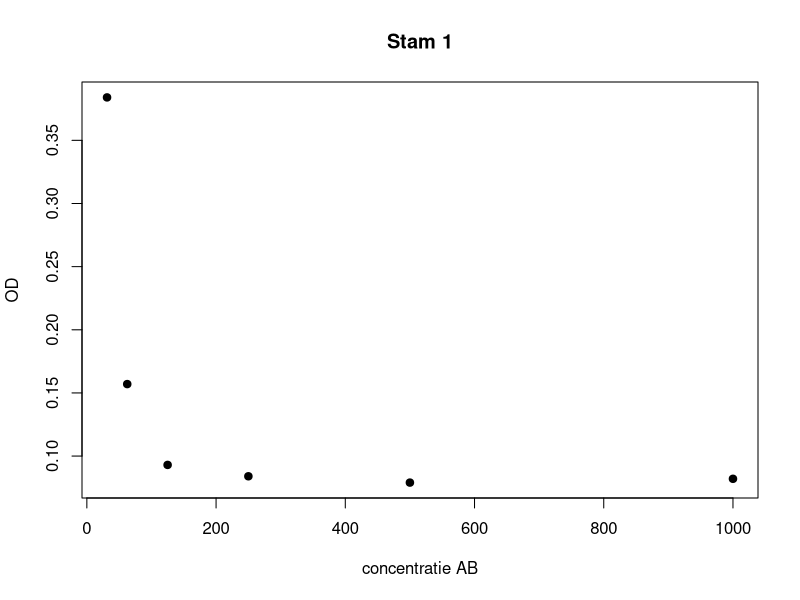
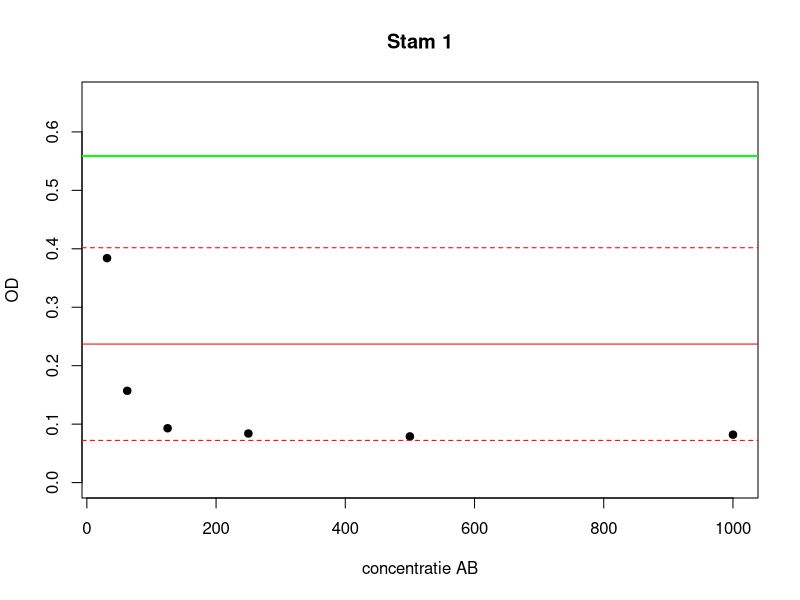

These charts were generated, in order, by the following R code:
## ---- chunk 1
knitr::opts_chunk$set(echo = TRUE)
## ---- chunk 2
library(psych)
## ---- chunk 3
d1 <-read.csv("Werkcollege_statistiek_Thema_1/OD250.csv")
## ---- chunk 4
dim(d1)
head(d1)
## ---- chunk 5
describeBy(d1$OD250, group = d1$stam, skew = FALSE)
## ---- chunk 6
stam2 <- d1[d1$stam == 2,]
t.test(stam2$OD)
## ---- chunk 7
stam23 <- d1[d1$stam == 2 | d1$stam == 3,]
t.test(stam23$OD ~ stam23$stam)
## ---- chunk 8
od.dat <-read.csv("Werkcollege_statistiek_Thema_1/ODdatavb.csv")
## ---- chunk 9
od.dat
## ---- chunk 10
mean.nc <- mean(od.dat$Negatief)
ll.nc <- t.test(od.dat$Negatief)$conf.int[1]
ul.nc <- t.test(od.dat$Negatief)$conf.int[2]
## ---- chunk 11
od.long <- reshape(od.dat, idvar = "Stam", varying = list(2:7), v.names = "OD",
                   direction = "long", times = c(1000, 500, 250, 125, 62.5, 31.25),
                   drop = c("Negatief"))
head(od.long)
colnames(od.long) <- c("Stam", "Positief", "conc", "OD")
## ---- chunk 12
st1 <- od.long[od.long$Stam == 1,]
st1 #check
plot(st1$OD ~ st1$conc, pch = 19,
     main = "Stam 1", ylab = "OD", xlab = "concentratie AB")
## ---- chunk 13
plot(st1$OD ~ st1$conc, ylim = c(0,st1$Positief[1] + 0.1), pch = 19,
     main = "Stam 1", ylab = "OD", xlab = "concentratie AB")
abline(h = st1$Positief, col = "green")
abline(h = mean.nc, col = "red")
abline(h = ll.nc, col = "red", lty = 2)
abline(h = ul.nc, col = "red", lty = 2)
